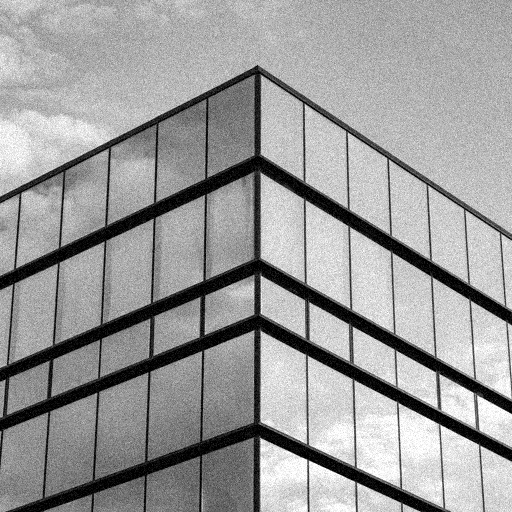
#> input picture Assignment4/Images/building_noisy.png, 512 x 512 px
$ python solution1.py
#> lines starting #> are read from the running program, lines starting #| are printed output that depends on the picture
#> in solution, img_data is the input picture: shape (512, 512, 3); min 0, max 255, mean 155.4
### Assignment4/utils.py
import numpy as np
from scipy.ndimage import convolve
import cv2
import os
import math

result_folder = 'Results'

problem1_image_path = 'Images/building_noisy.png'

problem2_image1_path = 'Images/book_noisy1.png'
problem2_image2_path = 'Images/book_noisy2.png'
problem2_image3_path = 'Images/architecture_noisy1.png'
problem2_image4_path = 'Images/architecture_noisy2.png'

problem3_image1_path = 'Images/test.png'


# reference :- https://jblindsay.github.io/ghrg/Whitebox/Help/FilterLaplacian.html


def get_laplcian_filter(size):
    if size == 3:
        return np.array([
            [0, -1, 0],
            [-1, 4, -1],
            [0, -1, 0],
        ])
    return np.array([
        [0, 0, -1, 0, 0],
        [0, -1, -2, -1, 0],
        [-1, -2, 17, -2, -1],
        [0, -1, -2, -1, 0],
        [0, 0, -1, 0, 0],
    ])


def get_gaussian_blur_kernel(size, sigma):

#> called with size = 7, sigma = 21
    kernel_data = np.zeros((size, size))

    for i in range(0, size):
        for j in range(0, size):
            kernel_data[i, j] = np.sqrt(
                abs(i - size // 2) ** 2 + abs(j - size // 2) ** 2)

    return 1 / (sigma * np.sqrt(2 * np.pi)) * np.exp(-((kernel_data / sigma) ** 2) * 0.5)


def get_blur_image(image_data, size, sigma=10):
    kernel_data = get_gaussian_blur_kernel(size, sigma)
    return convolve(image_data, kernel_data, mode='reflect', cval=0.0)
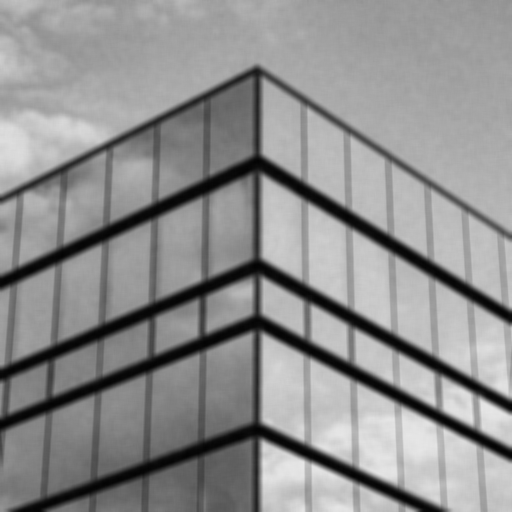
#> returned value: shape (512, 512); min 3, max 231, mean 142.8


def get_patch(img, x, y, size):
    half = size // 2
    return img[x - half: x + half + 1, y - half: y + half + 1]


def get_bilateral_image(image_data, size, spatial_sigma, intensity_sigma):

#> called with size = 7, spatial_sigma = 9, intensity_sigma = 9
    result = np.zeros(image_data.shape)
    height, width = image_data.shape
#> height = 512; width = 512

    spatial_filter = get_gaussian_blur_kernel(size, spatial_sigma)

    for index in range(size // 2, height - size // 2):
        for index1 in range(size // 2, width - size // 2):

            patch_data = get_patch(image_data, index, index1, size)
            intensity_diff = patch_data - image_data[index, index1]
            intensity_gauss = 1 / (intensity_sigma * np.sqrt(2 * np.pi)) * \
                np.exp(-((intensity_diff / intensity_sigma) ** 2) * 0.5)

            filtered_data = intensity_gauss * spatial_filter
            result[index, index1] = np.sum(
                patch_data * filtered_data) / np.sum(filtered_data)
#> this loop made 506 passes
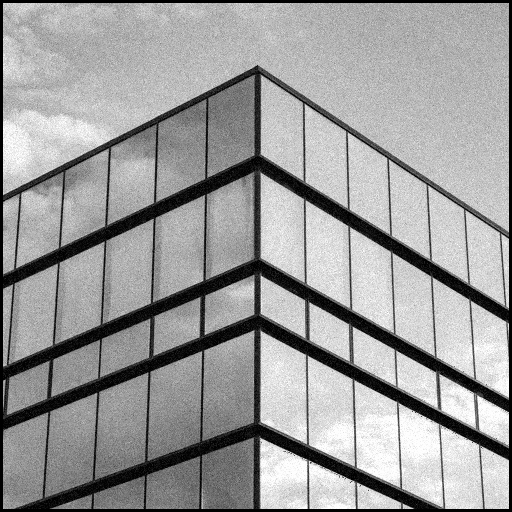
#> result: shape (512, 512) float64; min 0, max 255, mean 156.4; drawn with min black and max white
    return result


def laplacian_filter(image_data, filter_applied):
    filter_3 = get_laplcian_filter(3)

    result1 = cv2.filter2D(image_data, -1, filter_3)
    return np.abs(result1).astype(np.uint8)


# [57 lines left out: functions get_gradient_kernel, detect_edges, hough_transform, not called in this run]

### Assignment4/solution1.py
import os
from utils import result_folder, get_blur_image, get_bilateral_image, laplacian_filter
import cv2
import matplotlib.pyplot as plt


def solution(path_to_image):
    img_data = cv2.imread(path_to_image)

    if img_data.shape[2] == 3:
        img_data = cv2.cvtColor(img_data, cv2.COLOR_BGR2GRAY)

    img_smooth = get_blur_image(img_data, 7, 21)
    cv2.imwrite(os.path.join(result_folder, f'1_gaussian_19.png'), img_smooth)

    # for sigma in range(60, 80):
    #     img_bi_smooth = get_bilateral_image(img_data, 7, sigma, sigma)
    #     cv2.imwrite(f'1_{sigma}.png', img_bi_smooth)

    spatial_std, intensity_std = 9, 9
    bilater_img = get_bilateral_image(img_data, 7, spatial_std, intensity_std)
    cv2.imwrite(os.path.join(result_folder,
                f'1_bilateral_{spatial_std}_{intensity_std}.png'), bilater_img)

    edge_data = laplacian_filter(img_data, 'normal')
    edge_data1 = laplacian_filter(bilater_img, 'bi-lateral')
#> call 2 of laplacian_filter, with filter_applied = 'bi-lateral'
#> in laplacian_filter (call 2), `result1 = cv2.filter2D(image_data, -1, filter_3)`:
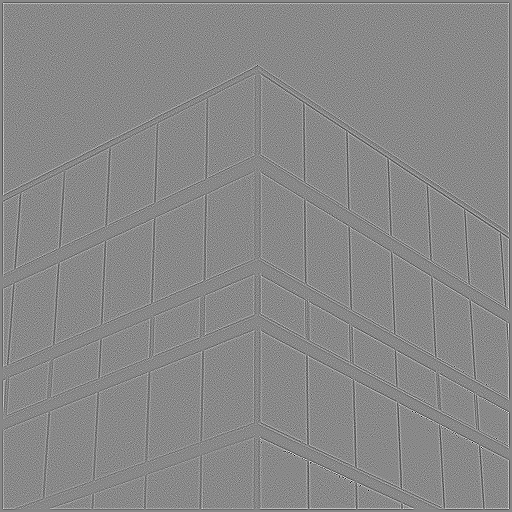
#> result1: shape (512, 512) float64; min -594, max 512.6, mean 0; drawn with min black and max white
#> in laplacian_filter (call 2), `return np.abs(result1).astype(np.uint8)`:
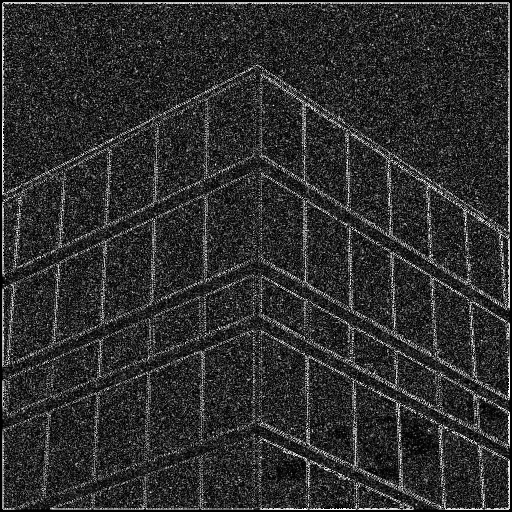
#> returned value: shape (512, 512); min 0, max 255, mean 46.2
    edge_data2 = laplacian_filter(img_smooth, 'gauss-7')


    result_data = cv2.threshold(
        edge_data, 140, 255, cv2.THRESH_BINARY)[1]
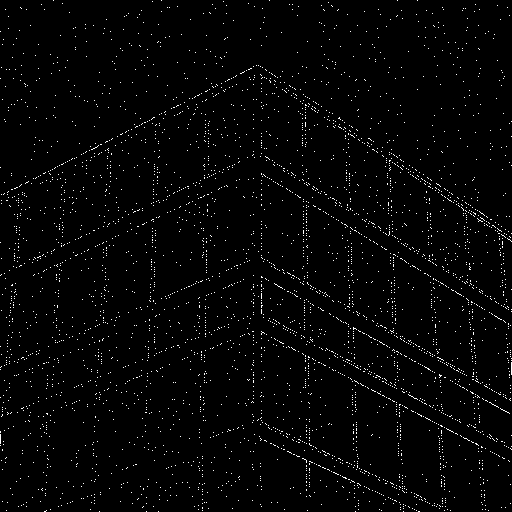
#> result_data: shape (512, 512); 2% white in thin lines or dots
    result_data1 = cv2.threshold(
        edge_data1, 140, 255, cv2.THRESH_BINARY)[1]
#> result_data1: shape (512, 512); 4.2% white in thin lines or dots

    cv2.imwrite(os.path.join(result_folder,
                f'normal_image_edge_140.png'), result_data)
    cv2.imwrite(os.path.join(result_folder,
                f'bi_image_edge_140.png'), result_data1)

    result_data = cv2.threshold(
        edge_data, 159, 255, cv2.THRESH_BINARY)[1]
#> result_data: shape (512, 512); 1.2% white in thin lines or dots
    result_data1 = cv2.threshold(
        edge_data1, 159, 255, cv2.THRESH_BINARY)[1]
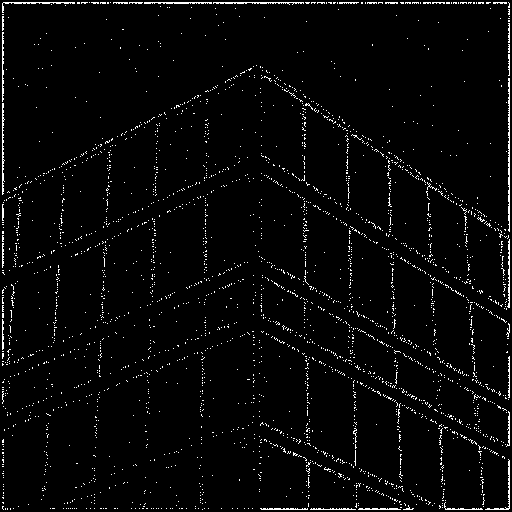
#> result_data1: shape (512, 512); 3% white in thin lines or dots

    cv2.imwrite(os.path.join(result_folder,
                f'normal_image_edge_159.png'), result_data)
    cv2.imwrite(os.path.join(result_folder,
                f'bi_image_edge_159.png'), result_data1)


    result_data2 = cv2.threshold(
        edge_data2, 4, 255, cv2.THRESH_BINARY)[1]
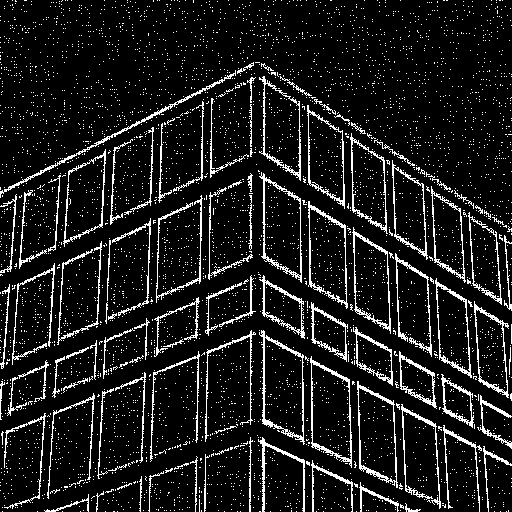
#> result_data2: shape (512, 512); 10.7% white in thin lines or dots

    cv2.imwrite(os.path.join(result_folder,
                f'gauss_image_edge_4.png'), result_data2)


if __name__ == '__main__':
    from utils import problem1_image_path
    os.makedirs(result_folder, exist_ok=True)
    solution(problem1_image_path)
